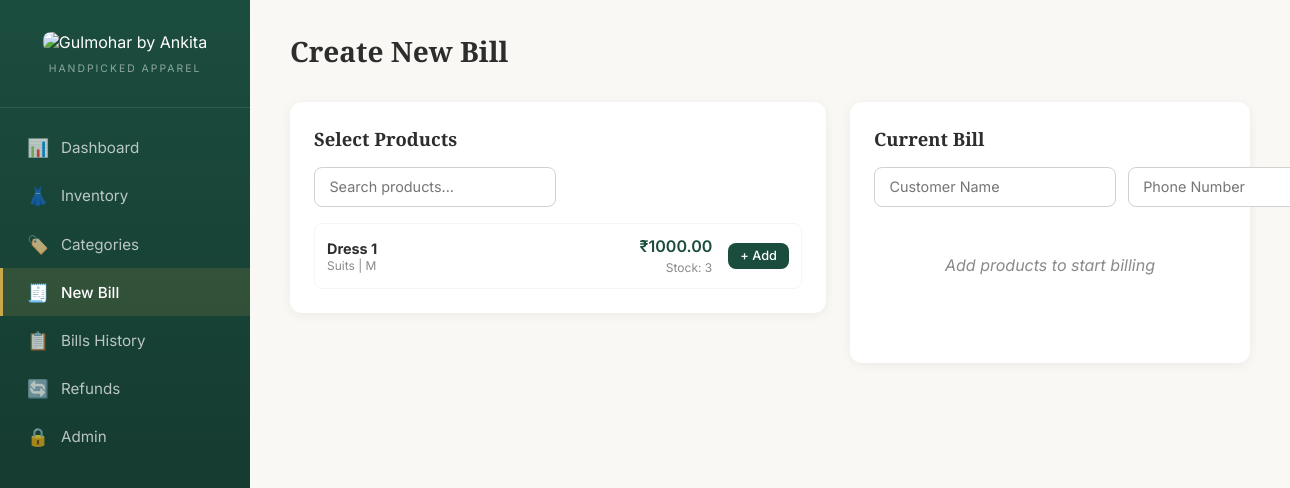
Screenshot of /billing with the database file from the repository.
### tables this page shows
CREATE TABLE products (
            id INTEGER PRIMARY KEY AUTOINCREMENT,
            name TEXT NOT NULL,
            category_id INTEGER,
            sku TEXT UNIQUE,
            size TEXT,
            color TEXT,
            cost_price REAL NOT NULL DEFAULT 0,
            selling_price REAL NOT NULL DEFAULT 0,
            quantity INTEGER NOT NULL DEFAULT 0,
            low_stock_threshold INTEGER NOT NULL DEFAULT 5,
            created_at TEXT DEFAULT (datetime('now','localtime')),
            updated_at TEXT DEFAULT (datetime('now','localtime')), image_filename TEXT,
            FOREIGN KEY (category_id) REFERENCES categories(id)
        );

CREATE TABLE categories (
            id INTEGER PRIMARY KEY AUTOINCREMENT,
            name TEXT NOT NULL UNIQUE
        , sku_code TEXT);

### app.py (the view)
@app.route("/billing")
def billing():
    db = get_db()
    products = db.execute(
        "SELECT p.*, c.name as category_name FROM products p "
        "LEFT JOIN categories c ON p.category_id = c.id "
        "WHERE p.quantity > 0 ORDER BY p.name"
    ).fetchall()
    return render_template("billing.html", products=products)

### app.py (called while the page is built)
def get_db():
    if "db" not in g:
        g.db = sqlite3.connect(DATABASE)
        g.db.row_factory = sqlite3.Row
        g.db.execute("PRAGMA foreign_keys = ON")
    return g.db

### templates/billing.html (shortened to what this page needs)
{% extends "base.html" %}
{% block content %}
<div class="page-header">
    <h2>Create New Bill</h2>
</div>
<div class="billing-layout">
    <div class="card billing-products">
        <h3 class="card-title">Select Products</h3>
        <input type="text" id="productSearch" class="input" placeholder="Search products..." style="margin-bottom: 1rem;">
        <div class="product-list" id="productList">
            {% for p in products %}
            <div class="product-item" data-id="{{ p.id }}" data-name="{{ p.name }}" data-price="{{ p.selling_price }}" data-stock="{{ p.quantity }}" data-search="{{ p.name|lower }} {{ p.sku|lower if p.sku else '' }} {{ p.category_name|lower if p.category_name else '' }}">
                <div class="product-info">
                    <strong>{{ p.name }}</strong>
                    <span class="product-meta">{{ p.category_name or '' }} {% if p.size %}| {{ p.size }}{% endif %} {% if p.color %}| {{ p.color }}{% endif %}</span>
                </div>
                <div class="product-price-stock">
                    <span class="price">₹{{ "%.2f"|format(p.selling_price) }}</span>
                    <span class="stock">Stock: {{ p.quantity }}</span>
                </div>
                <button class="btn btn-sm btn-primary add-to-bill" onclick="addItem({{ p.id }}, '{{ p.name|e }}', {{ p.selling_price }}, {{ p.quantity }})">+ Add</button>
            </div>
            {% else %}
            <p class="empty-state">No products in stock.</p>
            {% endfor %}
        </div>
    </div>
    <div class="card billing-cart">
        <h3 class="card-title">Current Bill</h3>
        <div class="customer-fields">
            <input type="text" id="customerName" class="input" placeholder="Customer Name">
            <input type="text" id="customerPhone" class="input" placeholder="Phone Number">
        </div>
        <div id="billItems" class="bill-items">
            <p class="empty-state" id="emptyCart">Add products to start billing</p>
        </div>
    </div>
</div>
{% endblock %}

### static/style.css (style rules this page uses)
:root { --emerald: #1B4D3E; --emerald-dark: #122F28; --emerald-light: #E8F0EC; --gold: #C9A84C; --gold-light: #FBF5E5; --copper: #C4875C; --copper-light: #FDF0E8; --sage: #5A8A6A; --sage-light: #EDF5EE; --cream: #FAF8F4; --charcoal: #2D2D2D; --gray-700: #4A4A4A; --gray-500: #8A8A8A; --gray-300: #D1D1D1; --gray-100: #F5F5F5; --white: #FFFFFF; --danger: #DC3545; --danger-light: #FDE8EA; --info: #6C7AE0; --info-light: #ECEFFE; --sidebar-width: 250px; --radius: 12px; --shadow: 0 2px 12px rgba(0,0,0,0.06); --shadow-hover: 0 4px 20px rgba(0,0,0,0.1); }
* { margin: 0; padding: 0; box-sizing: border-box; }
body { font-family: 'Inter', -apple-system, BlinkMacSystemFont, sans-serif; background: var(--cream); color: var(--charcoal); display: flex; min-height: 100vh; }
.page-header { display: flex; justify-content: space-between; align-items: center; margin-bottom: 2rem; flex-wrap: wrap; gap: 1rem; }
.page-header h2 { font-family: 'Playfair Display', serif; font-size: 1.75rem; font-weight: 600; color: var(--charcoal); }
.card { background: var(--white); border-radius: var(--radius); padding: 1.5rem; box-shadow: var(--shadow); margin-bottom: 1.5rem; }
.card-title { font-family: 'Playfair Display', serif; font-size: 1.15rem; margin-bottom: 1rem; color: var(--charcoal); }
.btn { display: inline-flex; align-items: center; gap: 0.5rem; padding: 0.6rem 1.25rem; border: none; border-radius: 8px; font-size: 0.9rem; font-weight: 500; cursor: pointer; text-decoration: none; transition: all 0.2s; font-family: inherit; }
.btn-primary { background: var(--emerald); color: var(--white); }
.btn-sm { padding: 0.35rem 0.75rem; font-size: 0.8rem; }
.input { padding: 0.65rem 0.9rem; border: 1.5px solid var(--gray-300); border-radius: 8px; font-size: 0.9rem; font-family: inherit; transition: border-color 0.2s; background: var(--white); }
.billing-layout { display: grid; grid-template-columns: 1fr 400px; gap: 1.5rem; align-items: start; }
.product-list { max-height: 500px; overflow-y: auto; display: flex; flex-direction: column; gap: 0.5rem; }
.product-item { display: flex; align-items: center; gap: 1rem; padding: 0.75rem; border-radius: 8px; border: 1px solid var(--gray-100); transition: all 0.2s; }
.product-info { flex: 1; }
.product-info strong { font-size: 0.9rem; }
.product-meta { font-size: 0.75rem; color: var(--gray-500); display: block; }
.product-price-stock { text-align: right; }
.product-price-stock .price { font-weight: 600; color: var(--emerald); display: block; }
.product-price-stock .stock { font-size: 0.75rem; color: var(--gray-500); }
.customer-fields { display: grid; grid-template-columns: 1fr 1fr; gap: 0.75rem; margin-bottom: 1rem; }
.bill-items { min-height: 100px; margin-bottom: 1rem; }
.empty-state { text-align: center; padding: 2rem; color: var(--gray-500); font-style: italic; }

### rows the page displays
products: name "Dress 1", name "Suits", size "M", selling_price "1000.00", quantity "3"
